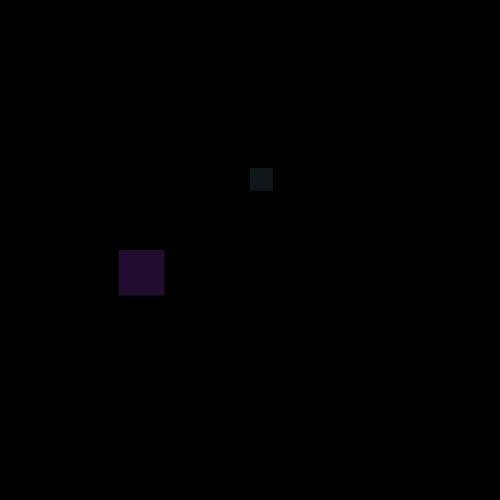
Frame 1 (no input)
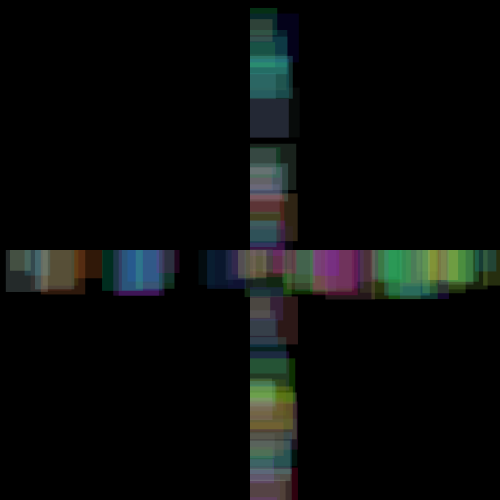
Frame 60 (the mouse pressed at the canvas centre just before this capture)
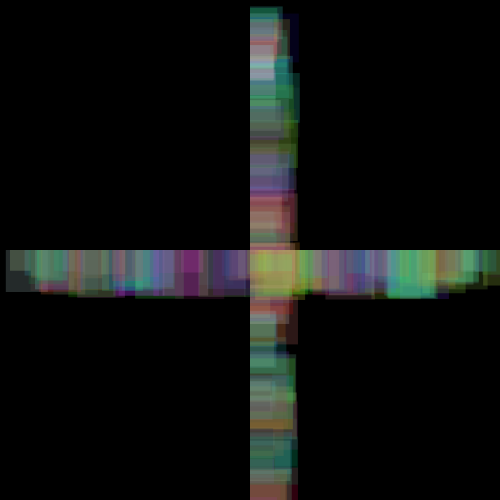
Frame 120 (the mouse held since frame 60 and released just before this capture)

The Processing sketch that drew these frames (run headless with seeded random() and noise(); from frame 60 on, the mouse is pressed at the canvas centre):

// Processing sketch: processing_58667
// ── processing_58667.pde

void setup(){ //inicio do Set up da composição
  
  size (500,500); //definição do tamanho da composição
  background (0); //definição da cor de fundo
  smooth (); //serve para suavisar os elementos da composição
  frameRate(10); //determina o número de repetições por segundo

}

void draw(){ //inicio da criação dos elementos da composição
  
  //variável para a cor dos quadrados#1
  
   float r1 = random (255); //determina um valor para a escala de vermelhos que vai de 0 a 255
   float g1 = random (255); //determina um valor para a escala de verdes que vai de 0 a 255
   float b1 = random (255); //determina um valor para a escala de azuis que vai de 0 a 255
  
  //variável para localização dos quadrados#1
  
  float posX, posY; //variável que determina as posições de X e Y do quadrado#1
  
  posX = random (0,500); //variável para a posição de X que vai de 0 a 500
  posY = random (height/2, height/2); //variável para a posição de Y cujas coordenadas se encontram no centro da composição 
  
  //variável para o tamanho dos quadrados#1
  
  float diametro = random (20,50); //variável que determina as o tamanho do quadrado#1
  
  fill (r1,g1,b1,50); //preenchimento do quadrado #1 consoante variáveis criadas para este anteriormente
  noStroke(); //determina que o quadrado #1 não tem contorno
  rect (posX, posY, diametro, diametro); //coordenadas do quadrado #1
  
   //variável para a cor dos quadrados#2
  
   float r2 = random (255); //determina um valor para a escala de vermelhos que vai de 0 a 255
   float g2 = random (255); //determina um valor para a escala de verdes que vai de 0 a 255
   float b2 = random (255); //determina um valor para a escala de azuis que vai de 0 a 255
  
  //variável para localização dos quadrados#2
  
  float posX_2, posY_2; //variável que determina as posições de X e Y do quadrado#2

  posX_2 = random (width/2, width/2); //variável para a posição de X cujas coordenadas se encontram no centro da composição 
  posY_2 = random (0,500); //variável para a posição de Y que vai de 0 a 500
  
  //variável para o tamanho dos quadrados#2
  
  float diametro_2 = random (20,50); //variável que determina as o tamanho do quadrado#2
  
  fill (r2,g2,b2,50); //preenchimento do quadrado #2 consoante variáveis criadas para este anteriormente
  noStroke(); //determina que o quadrado #2 não tem contorno
  rect (posX_2, posY_2, diametro_2, diametro_2); //coordenadas do quadrado #2

  
  
}
